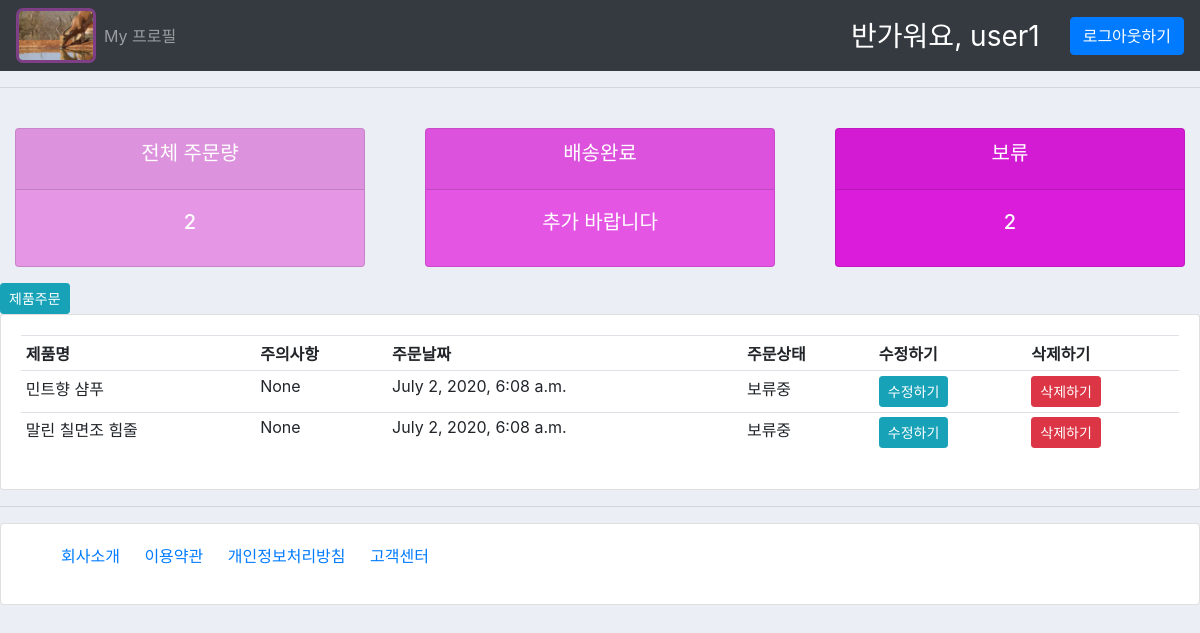
Screenshot of /user/ (signed in) with the database file from the repository.
### accounts/models.py (models this page shows, shortened)
class Order(models.Model):
    STATUS =(
        ('보류중', '보류중'),
        ('출고완료', '출고완료'),
        ('배송완료', '배송완료'),
    )
    customer= models.ForeignKey(Customer,on_delete=models.CASCADE, null=True)
    product=models.ForeignKey(Products,on_delete=models.CASCADE, null=True)
    date_created = models.DateTimeField(auto_now_add=True, null=True)
    status = models.CharField(max_length=200, null=True, choices=STATUS)
    note = models.CharField(max_length=1000,null=True,blank=True)

class Products(models.Model):
    CATEGORY=(
        ('강아지', '강아지'),
        ('고양이', '고양이'),
    )
    name=models.CharField(max_length=200, null=True)
    price= models.FloatField(null=True)
    category=models.CharField(max_length=200, null=True, choices=CATEGORY)
    description=models.CharField(max_length=200, null=True, blank=True)
    date_created = models.DateTimeField(auto_now_add=True, null=True)
    tags = models.ManyToManyField(Tag)
    def __str__(self):
        return self.name

### accounts/decorators.py (the view)
        def wrapper_func(request, *args, **kwargs):
            group = None
            if request.user.groups.exists():
                group = request.user.groups.all()[0].name #group테이블의 pk를 제외한 유일한 컬럼"name"
            if group in allowed_roles:
                return view_func(request, *args, **kwargs)
            else:
                return HttpResponse("접근이 허가되지 않은 사용자입니다 %s만 접근하세요" % allowed_roles)
            return view_func(request, *args, **kwargs)

### accounts/views.py (called while the page is built)
@login_required(login_url='login')
@allowed_users(allowed_roles=['customer'])
def userPage(request):
    a = Group.objects.get(name='customer')
    orders = request.user.customer.order_set.all()
    total_orders= orders.count()
    delivered = orders.filter(status='배송완료').count()
    pending = orders.filter(status='보류중').count()
    context={
        'orders':orders,
         'total_orders':total_orders,
        'delivered':delivered,
        'pending':pending,
    }
    return render(request,'accounts/user.html', context)

### accounts/templates/accounts/user.html
{% extends 'accounts/main.html' %}
{% block content %}
{% include 'accounts/status.html' %}
<div>
    <a href="{% url 'create_order' request.user.customer.id %}" class="btn btn-sm btn-info">제품주문</a>
</div>
<div class="row">
    <div class="col-md">
        <div class="card card-body">
            <table class="table table-sm">
                <tr>
                    <th>제품명</th>
                    <th>주의사항</th>
                    <th>주문날짜</th>
                    <th>주문상태</th>
                    <th>수정하기</th>
                    <th>삭제하기</th>
                </tr>
                {% for order in orders %}
                <tr>
                    <td>{{order.product}}</td>
                    <td>{{order.note}}</td>
                    <td>{{order.date_created}}</td>
                    <td>{{order.status}}</td>
                    <td><a class="btn btn-sm btn-info" href="{% url 'update_order' order.id %}">수정하기</td>
                    <td><a class="btn btn-sm btn-danger" href="{% url 'delete_order' order.id %}">삭제하기</td>
                </tr>
                {% endfor %}
            </table>
        </div>
    </div>
</div>
{% endblock %}

### accounts/templates/accounts/navbar.html (shortened to what this page needs)
{% load static %}
<nav class="navbar navbar-expand-lg navbar-dark bg-dark">
    <a href="{% url 'home' %}"><img src="{% static 'images/가젤.jpg' %}" id="logo" ></a>
    <div class="collapse navbar-collapse" id="navbarNav">
      <ul class="navbar-nav">
        {% if request.user.is_staff %}
          <li class="nav-item">
            <a class="nav-link" href="{% url 'home' %}">대시보드</a>
          </li>
          <li class="nav-item">
            <a class="nav-link" href="{% url 'products' %}">제품군</a>
          </li>
        {% else %}
          <li class="nav-item">
            <a class="nav-link" href="{% url 'account' %}">My 프로필</a>
          </li>
        {% endif %}
      </ul>
    </div>
    <span id="hello-msg">반가워요, {{request.user.username}}    </span>
    <span><a class="btn btn-primary" href="{% url 'logout' %}">로그아웃하기</a></span>
  </nav>

### static/css/main.css (style rules this page uses)
#logo { width:80px; border: 3px solid rgb(126, 63, 134); border-radius: 7px; }
body { background-color: #ebeff5; }

### accounts/templates/accounts/navbar.html (style rules this page uses)
#hello-msg { font-size:28px; color:white; margin-right : 30px; }

### rows the page displays
Order: product "민트향 샴푸", note "None", date_created "July 2, 2020, 6:08 a.m.", status "보류중"
Order: product "말린 칠면조 힘줄", note "None", date_created "July 2, 2020, 6:08 a.m.", status "보류중"

### other values shown
{{ request.user.username }} "user1"
{{ total_orders }} "2"
{{ pending }} "2"
